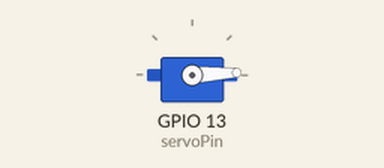
This sketch was run on a simulated ESP32. Shown: servo.

Above: at 0.05 s.
At 1.3 s:
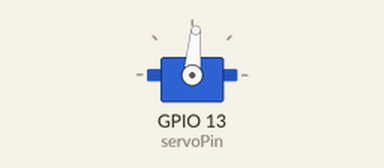
At 2.6 s:
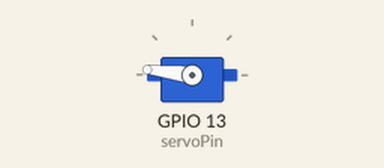
At 5.2 s:
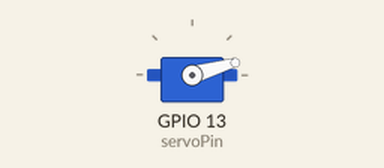
Timing chart, 0 to 7.1 s (numbered marks = the images above):
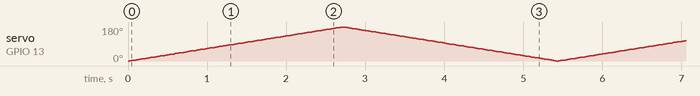

The sketch:

servo_motor.ino
```cpp
#include <ESP32Servo.h>

int pos = 0;
Servo servo;
int servoPin = 13;

void setup() {

  ESP32PWM::allocateTimer(0);
  ESP32PWM::allocateTimer(1);
  ESP32PWM::allocateTimer(2);
  ESP32PWM::allocateTimer(3);

  servo.setPeriodHertz(50);
  servo.attach(servoPin, 500, 2500);
}

void loop() {
  for (pos = 0; pos <= 180; pos += 1) {
    servo.write(pos);
    delay(15);
  }

  for (pos = 180; pos >= 0; pos -= 1) {
    servo.write(pos);
    delay(15);
  }
}
```
